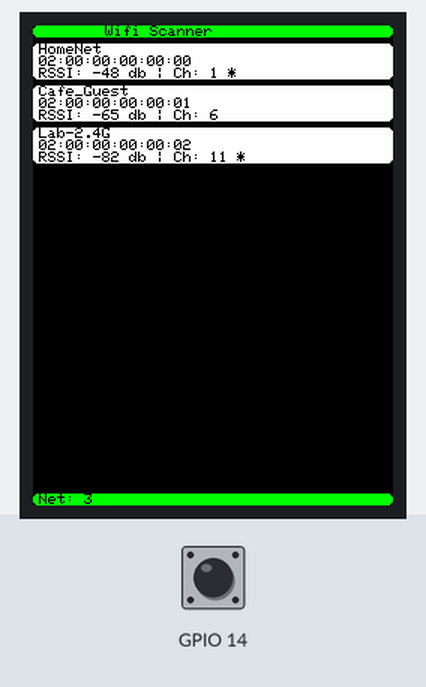
Simulated run of this sketch. Board: ESP32. On the bench: 240×320 colour display. Inputs (shaded band) come from the test bench; at power-on: GPIO 14 HIGH. A WiFi scan finds three made-up networks.

Above: at 7.9 s.
8.0 s: GPIO 14 pulled LOW for 0.15 s
At 8.9 s:
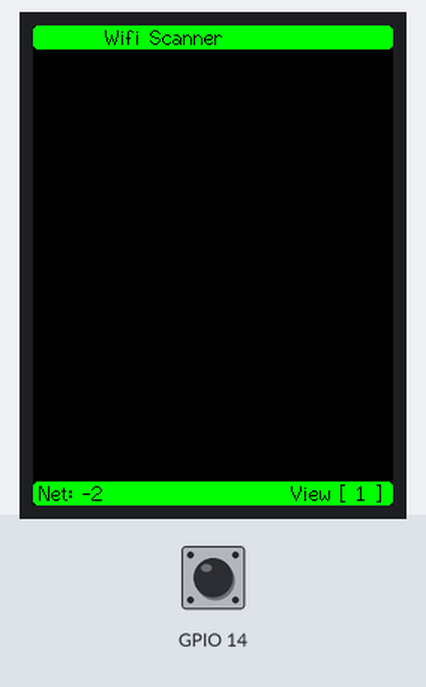
11.1 s: GPIO 14 pulled LOW for 1 s
At 13.5 s:
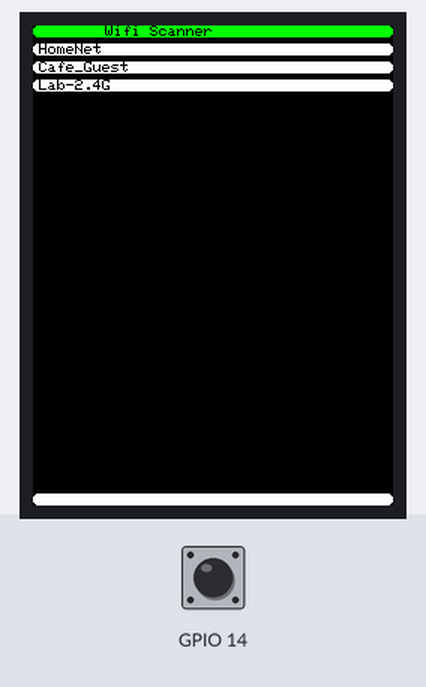
14.0 s: GPIO 14 pulled LOW for 0.15 s
At 14.7 s:
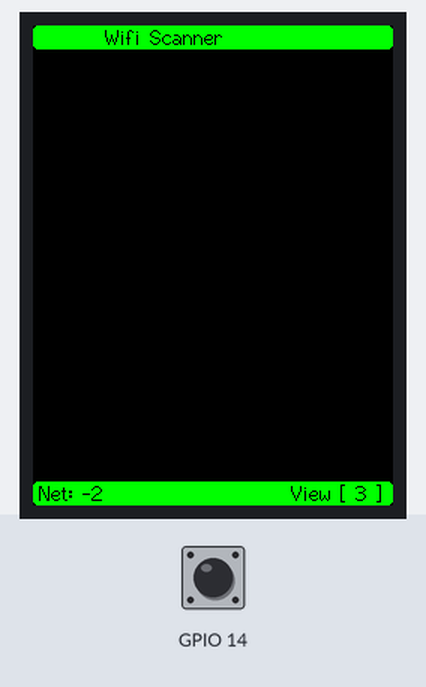
17.1 s: GPIO 14 pulled LOW for 1 s
At 19.1 s:
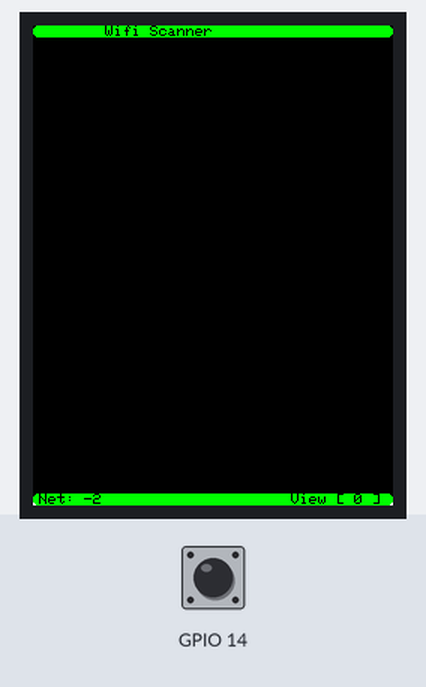
Timing chart, 0 to 20.6 s (numbered marks = the images above; inputs shaded):
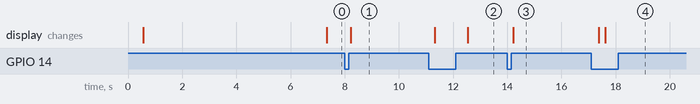

Measured:
- after the input at 8.0 s, the display: changes after 0.23 s (image 1)
- after the input at 11.1 s, the display: first changes after 0.23 s (image 2 shows a later state)
- after the input at 14.0 s, the display: changes after 0.23 s (image 3)
- after the input at 17.1 s, the display: first changes after 0.28 s (image 4 shows a later state)

The sketch:

WifiScanS3.ino
```cpp
#include "WiFi.h"
#include "TFT_eSPI.h"

int APP_FONTSIZE = 1;  // uses either 1 or 2 to display 10 or 5 APs per page

int APP_BORDER = APP_FONTSIZE * 4;
int APP_LINE = APP_FONTSIZE * 8;
int APP_TITELSIZE = APP_LINE + APP_BORDER;
int APP_BOX = APP_LINE * 3;  // app uses 3 lines per AP element rectangle
int MAX_ELEM = 10;

TFT_eSPI lcd = TFT_eSPI();
TFT_eSprite sprite = TFT_eSprite(&lcd);

// what view to display and if update is needed (==button pressed)
int view = 0;
bool update_view = false;

//variables to keep track of the timing of recent interrupts
unsigned long button_time = 0;
unsigned long last_button_time = 0;

//variables to keep track of the timing of recent scan run
unsigned long scan_time = 0;
unsigned long last_scan_time = 0;

// callback for right button press
void IRAM_ATTR isr() {
  button_time = millis();
  if (button_time - last_button_time > 250) {
    view++;
    if (view > 3) view = 0;
    update_view = true;
    last_button_time = button_time;
  }
}

void setup() {
  // Use right button to iterate through pages
  pinMode(14, INPUT_PULLUP);
  attachInterrupt(14, isr, FALLING);

  // Set WiFi to station mode and disconnect from an AP if it was previously connected.
  WiFi.mode(WIFI_STA);
  WiFi.disconnect();
  delay(100);

  // initialize screen
  lcd.init();
  lcd.setRotation(0);
  lcd.fillScreen(TFT_BLACK);

  sprite.createSprite(TFT_WIDTH, TFT_HEIGHT);
  sprite.setTextDatum(TL_DATUM);

  sprite.setTextColor(TFT_BLACK, TFT_GREEN);
  sprite.fillRoundRect(0, 0, TFT_WIDTH, APP_LINE, 3, TFT_GREEN);
  sprite.drawString("Wifi Scanner", 48, 0, APP_FONTSIZE);
  sprite.fillRoundRect(0, TFT_HEIGHT - APP_LINE, TFT_WIDTH, APP_LINE, 3, TFT_GREEN);

  sprite.pushSprite(0, 0);
  sprite.setTextColor(TFT_BLACK, TFT_WHITE);
}

void loop() {
  if (update_view) {
    if (view == 0) {
      APP_FONTSIZE = 1;
      APP_BORDER = APP_FONTSIZE * 4;
      APP_LINE = APP_FONTSIZE * 8;
      APP_TITELSIZE = APP_LINE + APP_BORDER;
      APP_BOX = APP_LINE * 3;  // app uses 3 lines per AP element rectangle
      MAX_ELEM = 10;
    }
    if (view == 1) {
      APP_FONTSIZE = 2;
      APP_BORDER = APP_FONTSIZE * 4;
      APP_LINE = APP_FONTSIZE * 8;
      APP_TITELSIZE = APP_LINE + APP_BORDER;
      APP_BOX = APP_LINE * 3;  // app uses 3 lines per AP element rectangle
      MAX_ELEM = 5;
    }
    if (view == 2) {
      APP_FONTSIZE = 1;
      APP_BORDER = APP_FONTSIZE * 4;
      APP_LINE = APP_FONTSIZE * 8;
      APP_TITELSIZE = APP_LINE + APP_BORDER;
      APP_BOX = APP_LINE;  // app uses 1 line per AP element rectangle
      MAX_ELEM = 30;
    }

    if (view == 3) {
      APP_FONTSIZE = 2;
      APP_BORDER = APP_FONTSIZE * 4;
      APP_LINE = APP_FONTSIZE * 8;
      APP_TITELSIZE = APP_LINE + APP_BORDER;
      APP_BOX = APP_LINE;  // app uses 1 line per AP element rectangle
      MAX_ELEM = 15;
    }
    //re-draw green header and footer
    sprite.fillRoundRect(0, 0, TFT_WIDTH, TFT_HEIGHT, 3, TFT_BLACK);
    sprite.setTextColor(TFT_BLACK, TFT_GREEN);
    sprite.fillRoundRect(0, 0, TFT_WIDTH, APP_LINE, 3, TFT_GREEN);
    sprite.drawString("Wifi Scanner", 48, 0, APP_FONTSIZE);
    sprite.fillRoundRect(0, TFT_HEIGHT - APP_LINE, TFT_WIDTH, APP_LINE, 3, TFT_GREEN);
    sprite.drawString("Net: " + String(WiFi.scanComplete()) + "  ", 4, TFT_HEIGHT - APP_LINE, APP_FONTSIZE);  // shows counter of all discovered networks
    sprite.drawString("View [ " + String(view) + " ]", TFT_WIDTH - 4 - 32 - 32, TFT_HEIGHT - APP_LINE, APP_FONTSIZE);
    sprite.setTextColor(TFT_BLACK, TFT_WHITE);
    sprite.pushSprite(0, 0);
    update_view = false;
  }

  // this initiates a new scan every 5s, if there is no scan running (it should not)
  scan_time = millis();
  if (scan_time - last_scan_time > 5000) {
    if (WiFi.scanComplete() == -2) {
      WiFi.scanNetworks(true, true);
    }
    last_scan_time = scan_time;
  }
  int n = WiFi.scanComplete();

  if (n >= 0) {
    sprite.setTextColor(TFT_BLACK, TFT_GREEN);
    sprite.drawString("Net: " + String(n) + "  ", 4, TFT_HEIGHT - APP_LINE, APP_FONTSIZE);  // shows counter of all discovered networks
    //sprite.drawString("View [ " + String(view) + " ]", TFT_WIDTH - 4 - 32 - 32, TFT_HEIGHT - APP_LINE, APP_FONTSIZE);

    sprite.setTextColor(TFT_BLACK, TFT_WHITE);

    for (int i = 0; i < n || i < MAX_ELEM; ++i) {
      sprite.fillRoundRect(0, APP_TITELSIZE + i * (APP_BORDER + APP_BOX), TFT_WIDTH, APP_BOX, 3, TFT_WHITE);                                                                                                                                             // draw white box
      sprite.drawString(WiFi.SSID(i).c_str(), 4, APP_TITELSIZE + i * (APP_BORDER + APP_BOX), APP_FONTSIZE);                                                                                                                                              // first line is SSID
      if (view < 2) sprite.drawString(WiFi.BSSIDstr(i), 4, APP_TITELSIZE + i * (APP_BORDER + APP_BOX) + APP_LINE, APP_FONTSIZE);                                                                                                                         // second line is BSSID and needs to have a y-axis offset of APP_LINE
      if (view < 2) sprite.drawString("RSSI: " + String(WiFi.RSSI(i)) + " db | Ch: " + String(WiFi.channel(i)) + ((WiFi.encryptionType(i) == WIFI_AUTH_OPEN) ? "" : " *"), 4, APP_TITELSIZE + i * (APP_BORDER + APP_BOX) + APP_LINE * 2, APP_FONTSIZE);  //third line is RSSI and Channel. Has a y-axis offset of 2*APP_LINE
      delay(10);
    }

    sprite.fillRect(0, APP_LINE + n * (APP_BORDER + APP_BOX), TFT_WIDTH, TFT_HEIGHT - n * (APP_BORDER + APP_BOX) - APP_LINE * 2, TFT_BLACK);
    sprite.pushSprite(0, 0);
    WiFi.scanDelete();
  }
}
```
